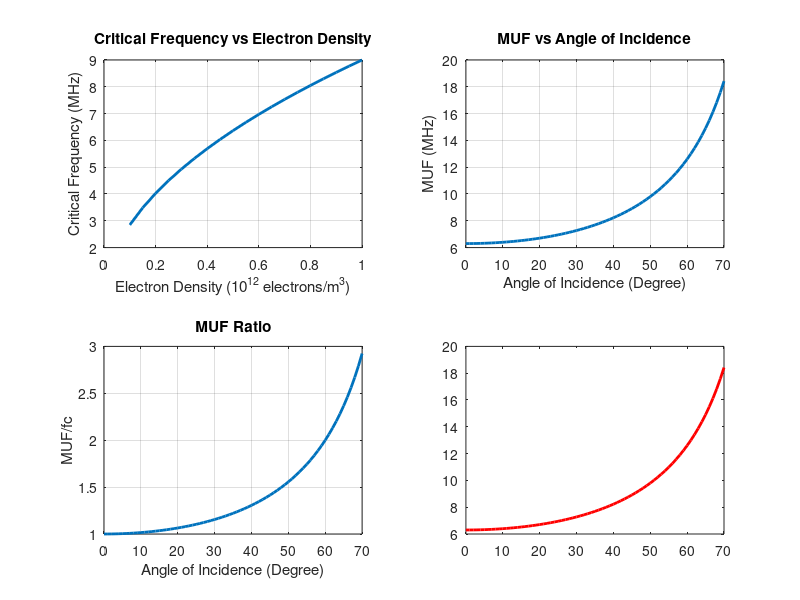

This chart was generated by the following MATLAB code: (Note: this script raises an error after producing the figure.)
clc;
clear;
close all;
%% Objective 1 : Critical Frequency Analysis
Nmax = 0.1:0.05:1.0; % Electron Density (10^12 electrons/m^3)
fc = 9*sqrt(Nmax); % Critical Frequency (MHz)
%% Objective 2 : MUF Analysis
theta = 0:1:70; % Angle of Incidence (degrees)
fc_fixed = 6.3; % MHz
MUF = fc_fixed*sec(deg2rad(theta));
%% Objective 3 : Comparative Analysis
MUF_ratio = MUF/fc_fixed;
%% Display Results
fprintf('\nCRITICAL FREQUENCY AND MUF ANALYSIS\n');
fprintf('-------------------------------------\n');
fprintf('Critical Frequency = %.2f MHz\n',fc_fixed);
fprintf('MUF at 60 Degree = %.2f MHz\n',...
    fc_fixed*sec(deg2rad(60)));
%% Plot Results
figure('Name',...
    'Critical Frequency and MUF Analysis',...
    'NumberTitle','off');
subplot(2,2,1)
plot(Nmax,fc,'LineWidth',2)
grid on
xlabel('Electron Density (10^{12} electrons/m^3)')
ylabel('Critical Frequency (MHz)')

title('Critical Frequency vs Electron Density')
subplot(2,2,2)
plot(theta,MUF,'LineWidth',2)
grid on
xlabel('Angle of Incidence (Degree)')
ylabel('MUF (MHz)')
title('MUF vs Angle of Incidence')
subplot(2,2,3)
plot(theta,MUF_ratio,'LineWidth',2)
grid on
xlabel('Angle of Incidence (Degree)')
ylabel('MUF/fc')
title('MUF Ratio')
subplot(2,2,4)
plot(theta,MUF,'r','LineWidth',2)
hold on
yline(fc_fixed,'b--','LineWidth',2)
grid on
legend('MUF','Critical Frequency')
xlabel('Angle (Degree)')
ylabel('Frequency (MHz)')
title('Comparison of fc and MUF')
